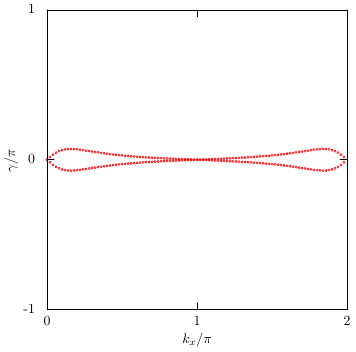

Write the gnuplot code that produced this figure.
unset multiplot
reset
eval setdef('tex','0')

output='wannier-bhz'
if (tex == 1) {
  set lmargin at screen 0
  set rmargin at screen 1
  set bmargin at screen 0
  set tmargin at screen 1
  set term lua tikz standalone createstyle size 3in,3in  #fontscale 0.6
  set output output.'.tex'
}

fn='wannier'
dat=fn.'.dat'
#par=fn.'.par'
#load par

###
# do stuff

set xlabel '$k_x/\pi$'
set ylabel '$\gamma/\pi$'
set xrange [0:2]
set yrange [-1:1]
set xtics 0,1,2
set ytics -1,1,1
p dat u ($2/pi):($7/pi) w p pt 6 ps 0.5 lc 1 notit, \
  dat u ($2/pi):($9/pi) w p pt 6 ps 0.5 lc 1 notit

#
###

if (tex == 1){
  unset output
  set term wxt
  build = buildtex(output)
  print '"eval build" to build and preview'
} else {
  #print "press enter to continue"
  #pause -1
}
